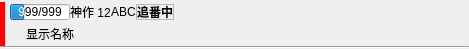
<?xml version="1.0" encoding="UTF-8"?>
<ui version="4.0">
 <class>AnimeAnimeWidgetItem</class>
 <widget class="QWidget" name="AnimeAnimeWidgetItem">
  <property name="geometry">
   <rect>
    <x>0</x>
    <y>0</y>
    <width>469</width>
    <height>49</height>
   </rect>
  </property>
  <property name="windowTitle">
   <string notr="true">Form</string>
  </property>
  <layout class="QVBoxLayout" name="verticalLayout_2">
   <property name="spacing">
    <number>0</number>
   </property>
   <property name="leftMargin">
    <number>0</number>
   </property>
   <property name="topMargin">
    <number>2</number>
   </property>
   <property name="rightMargin">
    <number>0</number>
   </property>
   <property name="bottomMargin">
    <number>0</number>
   </property>
   <item>
    <widget class="QWidget" name="widget" native="true">
     <property name="styleSheet">
      <string notr="true">#widget
{
  border-left: 5px solid #ff0000;
}</string>
     </property>
     <layout class="QVBoxLayout" name="verticalLayout">
      <property name="spacing">
       <number>0</number>
      </property>
      <property name="leftMargin">
       <number>0</number>
      </property>
      <property name="topMargin">
       <number>0</number>
      </property>
      <property name="rightMargin">
       <number>0</number>
      </property>
      <property name="bottomMargin">
       <number>0</number>
      </property>
      <item>
       <layout class="QHBoxLayout" name="hLayout_Top">
        <property name="leftMargin">
         <number>10</number>
        </property>
        <item>
         <widget class="QProgressBar" name="progressBar_Radio">
          <property name="maximumSize">
           <size>
            <width>60</width>
            <height>16</height>
           </size>
          </property>
          <property name="value">
           <number>24</number>
          </property>
          <property name="alignment">
           <set>Qt::AlignCenter</set>
          </property>
          <property name="textVisible">
           <bool>true</bool>
          </property>
          <property name="invertedAppearance">
           <bool>false</bool>
          </property>
          <property name="textDirection">
           <enum>QProgressBar::TopToBottom</enum>
          </property>
          <property name="format">
           <string notr="true">999/999</string>
          </property>
         </widget>
        </item>
        <item>
         <widget class="QLabel" name="label_Point">
          <property name="sizePolicy">
           <sizepolicy hsizetype="Minimum" vsizetype="Preferred">
            <horstretch>0</horstretch>
            <verstretch>0</verstretch>
           </sizepolicy>
          </property>
          <property name="maximumSize">
           <size>
            <width>16777215</width>
            <height>16</height>
           </size>
          </property>
          <property name="text">
           <string notr="true">神作 12</string>
          </property>
         </widget>
        </item>
        <item>
         <widget class="QLabel" name="label_A">
          <property name="maximumSize">
           <size>
            <width>16777215</width>
            <height>16</height>
           </size>
          </property>
          <property name="text">
           <string notr="true">A</string>
          </property>
         </widget>
        </item>
        <item>
         <widget class="QLabel" name="label_B">
          <property name="maximumSize">
           <size>
            <width>16777215</width>
            <height>16</height>
           </size>
          </property>
          <property name="text">
           <string notr="true">B</string>
          </property>
         </widget>
        </item>
        <item>
         <widget class="QLabel" name="label_C">
          <property name="maximumSize">
           <size>
            <width>16777215</width>
            <height>16</height>
           </size>
          </property>
          <property name="text">
           <string notr="true">C</string>
          </property>
         </widget>
        </item>
        <item>
         <widget class="QLabel" name="label_Zhuifan">
          <property name="maximumSize">
           <size>
            <width>16777215</width>
            <height>16</height>
           </size>
          </property>
          <property name="font">
           <font>
            <bold>true</bold>
           </font>
          </property>
          <property name="frameShape">
           <enum>QFrame::StyledPanel</enum>
          </property>
          <property name="frameShadow">
           <enum>QFrame::Sunken</enum>
          </property>
          <property name="text">
           <string notr="true">追番中</string>
          </property>
          <property name="alignment">
           <set>Qt::AlignCenter</set>
          </property>
         </widget>
        </item>
        <item>
         <spacer name="hSpacer_Top">
          <property name="orientation">
           <enum>Qt::Horizontal</enum>
          </property>
          <property name="sizeHint" stdset="0">
           <size>
            <width>40</width>
            <height>20</height>
           </size>
          </property>
         </spacer>
        </item>
       </layout>
      </item>
      <item>
       <layout class="QHBoxLayout" name="hLayout_Bottom" stretch="0,1">
        <property name="leftMargin">
         <number>10</number>
        </property>
        <item>
         <widget class="QPushButton" name="pushButton_Collect">
          <property name="enabled">
           <bool>false</bool>
          </property>
          <property name="maximumSize">
           <size>
            <width>16</width>
            <height>20</height>
           </size>
          </property>
          <property name="focusPolicy">
           <enum>Qt::NoFocus</enum>
          </property>
          <property name="styleSheet">
           <string notr="true">#pushButton_Collect
{
  border: 0px;
}</string>
          </property>
          <property name="text">
           <string/>
          </property>
          <property name="icon">
           <iconset resource="../Resource.qrc">
            <normaloff>:/File/img/collec_it.png</normaloff>
            <normalon>:/File/img/collec_ok.png</normalon>
            <disabledoff>:/File/img/collec_it.png</disabledoff>
            <disabledon>:/File/img/collec_ok.png</disabledon>:/File/img/collec_it.png</iconset>
          </property>
          <property name="checkable">
           <bool>true</bool>
          </property>
          <property name="flat">
           <bool>true</bool>
          </property>
         </widget>
        </item>
        <item>
         <widget class="QLabel" name="label_Name">
          <property name="font">
           <font>
            <family>微软雅黑</family>
            <pointsize>9</pointsize>
           </font>
          </property>
          <property name="text">
           <string notr="true">显示名称</string>
          </property>
          <property name="alignment">
           <set>Qt::AlignLeading|Qt::AlignLeft|Qt::AlignVCenter</set>
          </property>
         </widget>
        </item>
       </layout>
      </item>
     </layout>
    </widget>
   </item>
   <item>
    <widget class="Line" name="line">
     <property name="orientation">
      <enum>Qt::Horizontal</enum>
     </property>
    </widget>
   </item>
  </layout>
 </widget>
 <resources>
  <include location="../Resource.qrc"/>
 </resources>
 <connections/>
</ui>
